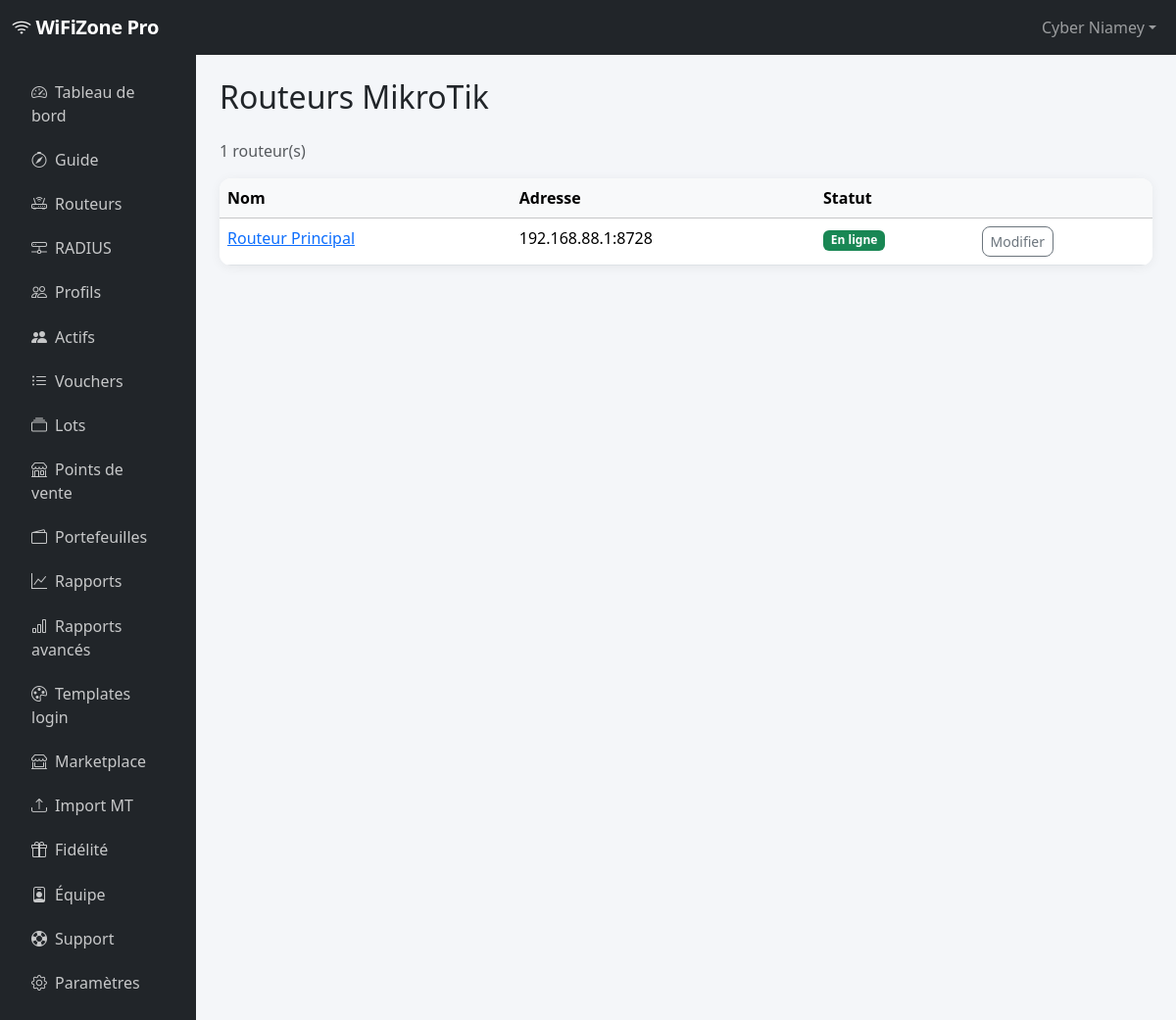
/routers/ (signed in), run on the app's committed database.
### accounts/models.py (models this page shows, shortened)
class User(AbstractUser):
    company_name = models.CharField("entreprise / zone WiFi", max_length=200, blank=True)
    phone = models.CharField("téléphone", max_length=30, blank=True)
    city = models.CharField("ville", max_length=100, blank=True)
    country = models.CharField("pays", max_length=100, default="Niger")
    is_reseller = models.BooleanField(default=False)
    totp_secret = models.CharField(max_length=32, blank=True)
    totp_enabled = models.BooleanField(default=False)
    gdpr_consent_at = models.DateTimeField(null=True, blank=True)
    reseller = models.ForeignKey(
        "self",
        null=True,
        blank=True,
        on_delete=models.SET_NULL,
        related_name="reseller_clients",
    )
    class Meta:
        verbose_name = "utilisateur"
        verbose_name_plural = "utilisateurs"
    @property
    def display_name(self):
        return self.company_name or self.get_full_name() or self.username

### routers/models.py (models this page shows, shortened)
class Router(models.Model):
    class ConnectionStatus(models.TextChoices):
        UNKNOWN = "unknown", "Non testé"
        ONLINE = "online", "En ligne"
        OFFLINE = "offline", "Hors ligne"
        ERROR = "error", "Erreur"
    owner = models.ForeignKey(
        settings.AUTH_USER_MODEL,
        on_delete=models.CASCADE,
        related_name="routers",
    )
    name = models.CharField("nom", max_length=100)
    host = models.CharField("adresse IP / hostname", max_length=255)
    port = models.PositiveIntegerField("port API", default=8728)
    username = models.CharField("utilisateur API", max_length=100)
    password_encrypted = models.TextField("mot de passe (chiffré)")
    hotspot_server = models.CharField(
        "serveur hotspot",
        max_length=100,
        blank=True,
        default="hotspot1",
    )
    login_template = models.ForeignKey(
        "hotspots.HotspotLoginTemplate",
        on_delete=models.SET_NULL,
        null=True,
        blank=True,
        related_name="routers",
        verbose_name="template login",
    )
    is_active = models.BooleanField("actif", default=True)
    connection_status = models.CharField(
        max_length=20,
        choices=ConnectionStatus.choices,
        default=ConnectionStatus.UNKNOWN,
    )
    last_connected_at = models.DateTimeField(null=True, blank=True)
    last_error = models.TextField(blank=True)
    latitude = models.DecimalField(max_digits=9, decimal_places=6, null=True, blank=True)
    longitude = models.DecimalField(max_digits=9, decimal_places=6, null=True, blank=True)
    snmp_enabled = models.BooleanField(default=False)
    snmp_community = models.CharField(max_length=64, default="public", blank=True)
    created_at = models.DateTimeField(auto_now_add=True)
    updated_at = models.DateTimeField(auto_now=True)
    class Meta:
        ordering = ["-created_at"]
        verbose_name = "routeur"
        verbose_name_plural = "routeurs"

### routers/views.py (the view)
# urls.py: path("", views.router_list, name="list"),
@login_required
def router_list(request):
    operator = get_operator(request.user)
    routers = Router.objects.filter(owner=operator)
    sub = get_user_subscription(operator)
    return render(
        request,
        "routers/list.html",
        {
            "routers": routers,
            "subscription": sub,
            "can_add": sub and sub.is_valid and routers.count() < sub.plan.max_routers,
        },
    )

### accounts/tenant.py (called while the page is built)
def get_operator(user):
    if not user.is_authenticated:
        return None
    membership = user.team_memberships.filter(is_active=True).select_related("owner").first()
    if membership:
        return membership.owner
    return user

### billing/context_processors.py (called while the page is built)
def subscription_context(request):
    if not request.user.is_authenticated:
        return {"current_subscription": None, "current_plan": None, "operator": None}
    operator = get_operator(request.user)
    sub = get_user_subscription(operator)
    return {
        "current_subscription": sub,
        "current_plan": sub.plan if sub else None,
        "operator": operator,
    }

### billing/models.py (called while the page is built)
    @property
    def is_valid(self):
        if self.status in (self.Status.CANCELLED, self.Status.EXPIRED):
            return False
        return timezone.now() < self.expires_at

    def reset_monthly_usage_if_needed(self):
        now = timezone.now()
        if not self.month_reset_at or now.month != self.month_reset_at.month:
            self.vouchers_used_this_month = 0
            self.month_reset_at = now
            self.save(update_fields=["vouchers_used_this_month", "month_reset_at"])

### billing/services.py (called while the page is built)
def get_user_subscription(user):
    if not user.is_authenticated:
        return None
    try:
        sub = Subscription.objects.select_related("plan").get(user=user)
        sub.reset_monthly_usage_if_needed()
        return sub
    except Subscription.DoesNotExist:
        return None

### templates/routers/list.html (shortened to what this page needs)
{% extends "base_app.html" %}
{% block page_title %}Routeurs MikroTik{% endblock %}
{% block app_content %}
<div class="d-flex justify-content-between align-items-center mb-3">
  <span class="text-muted">{{ routers.count }} routeur(s)</span>
</div>
<div class="card">
  <div class="table-responsive">
    <table class="table table-hover mb-0">
      <thead class="table-light">
        <tr>
          <th>Nom</th>
          <th>Adresse</th>
          <th>Statut</th>
          <th></th>
        </tr>
      </thead>
      <tbody>
        {% for r in routers %}
        <tr>
          <td><a href="{% url 'routers:detail' r.pk %}">{{ r.name }}</a></td>
          <td>{{ r.host }}:{{ r.port }}</td>
          <td><span class="badge bg-{% if r.connection_status == 'online' %}success{% elif r.connection_status == 'error' %}danger{% else %}secondary{% endif %}">{{ r.get_connection_status_display }}</span></td>
          <td>
            <a href="{% url 'routers:edit' r.pk %}" class="btn btn-sm btn-outline-secondary">Modifier</a>
          </td>
        </tr>
        {% empty %}
        <tr><td colspan="4" class="text-muted p-4">Aucun routeur configuré.</td></tr>
        {% endfor %}
      </tbody>
    </table>
  </div>
</div>
{% endblock %}

### templates/base_app.html (shortened to what this page needs)
{% extends "base.html" %}
{% block body_class %}app-layout{% endblock %}
{% block navbar %}
<nav class="navbar navbar-expand-lg navbar-dark bg-dark">
  <div class="container-fluid">
    <a class="navbar-brand" href="{% url 'dashboard:home' %}">
      <i class="bi bi-wifi"></i> WiFiZone Pro
    </a>
    <div class="collapse navbar-collapse" id="appNav">
      <ul class="navbar-nav ms-auto align-items-lg-center gap-1">
        <li class="nav-item dropdown">
          <a class="nav-link dropdown-toggle" href="#" data-bs-toggle="dropdown">{{ user.display_name }}</a>
        </li>
      </ul>
    </div>
  </div>
</nav>
{% endblock %}
{% block content %}
<div class="container-fluid">
  <div class="row">
  <nav class="col-md-3 col-lg-2 sidebar-app p-3 no-print">
    <ul class="nav flex-column">
      <li class="nav-item"><a class="nav-link {% if request.resolver_match.url_name == 'home' %}active{% endif %}" href="{% url 'dashboard:home' %}"><i class="bi bi-speedometer2 me-2"></i>Tableau de bord</a></li>
      <li class="nav-item"><a class="nav-link" href="{% url 'core:onboarding' %}"><i class="bi bi-compass me-2"></i>Guide</a></li>
      <li class="nav-item"><a class="nav-link" href="{% url 'routers:list' %}"><i class="bi bi-router me-2"></i>Routeurs</a></li>
      <li class="nav-item"><a class="nav-link" href="{% url 'routers:radius_list' %}"><i class="bi bi-hdd-network me-2"></i>RADIUS</a></li>
      <li class="nav-item"><a class="nav-link" href="{% url 'hotspots:profile_list' %}"><i class="bi bi-people me-2"></i>Profils</a></li>
      <li class="nav-item"><a class="nav-link" href="{% url 'dashboard:active_users' %}"><i class="bi bi-people-fill me-2"></i>Actifs</a></li>
      <li class="nav-item"><a class="nav-link" href="{% url 'hotspots:voucher_list' %}"><i class="bi bi-list-ul me-2"></i>Vouchers</a></li>
      <li class="nav-item"><a class="nav-link" href="{% url 'hotspots:batch_list' %}"><i class="bi bi-collection me-2"></i>Lots</a></li>
      <li class="nav-item"><a class="nav-link" href="{% url 'hotspots:pos_list' %}"><i class="bi bi-shop me-2"></i>Points de vente</a></li>
      <li class="nav-item"><a class="nav-link" href="{% url 'hotspots:wallet_list' %}"><i class="bi bi-wallet2 me-2"></i>Portefeuilles</a></li>
      <li class="nav-item"><a class="nav-link" href="{% url 'hotspots:reports' %}"><i class="bi bi-graph-up me-2"></i>Rapports</a></li>
      <li class="nav-item"><a class="nav-link" href="{% url 'hotspots:advanced_reports' %}"><i class="bi bi-bar-chart me-2"></i>Rapports avancés</a></li>
      <li class="nav-item"><a class="nav-link" href="{% url 'hotspots:login_template_list' %}"><i class="bi bi-palette me-2"></i>Templates login</a></li>
      <li class="nav-item"><a class="nav-link" href="{% url 'hotspots:template_marketplace' %}"><i class="bi bi-shop-window me-2"></i>Marketplace</a></li>
      <li class="nav-item"><a class="nav-link" href="{% url 'hotspots:import_users' %}"><i class="bi bi-upload me-2"></i>Import MT</a></li>
      <li class="nav-item"><a class="nav-link" href="{% url 'hotspots:loyalty' %}"><i class="bi bi-gift me-2"></i>Fidélité</a></li>
      <li class="nav-item"><a class="nav-link" href="{% url 'accounts:team_list' %}"><i class="bi bi-person-badge me-2"></i>Équipe</a></li>
      <li class="nav-item"><a class="nav-link" href="{% url 'support:list' %}"><i class="bi bi-life-preserver me-2"></i>Support</a></li>
      <li class="nav-item"><a class="nav-link" href="{% url 'core:settings' %}"><i class="bi bi-gear me-2"></i>Paramètres</a></li>
    </ul>
  </nav>
  <main class="col-md-9 col-lg-10 p-4">
    <h2 class="mb-4">{% block page_title %}{% endblock %}</h2>
    {% block app_content %}{% endblock %}
  </main>
  </div>
</div>
{% endblock %}

### static/css/custom.css (style rules this page uses)
:root { --wz-primary: #0d6efd; --wz-dark: #1a1d23; --wz-sidebar: #212529; }
body { font-family: "Segoe UI", system-ui, -apple-system, sans-serif; background-color: #f4f6f9; }
.navbar-brand { font-weight: 700; letter-spacing: -0.02em; }
.sidebar-app { background: var(--wz-sidebar); min-height: calc(100vh - 56px); }
.sidebar-app .nav-link { color: rgba(255, 255, 255, 0.75); border-radius: 8px; margin-bottom: 2px; padding: 0.6rem 1rem; }
.table-responsive { border-radius: 12px; overflow: hidden; }
.card { border: none; border-radius: 12px; box-shadow: 0 2px 12px rgba(0, 0, 0, 0.06); }
.btn { border-radius: 8px; }

### data on the page
User: display_name "Cyber Niamey"
Router: name "Routeur Principal", host "192.168.88.1", port "8728", connection_status "En ligne"

### other printed values
{{ routers.count }} "1"
